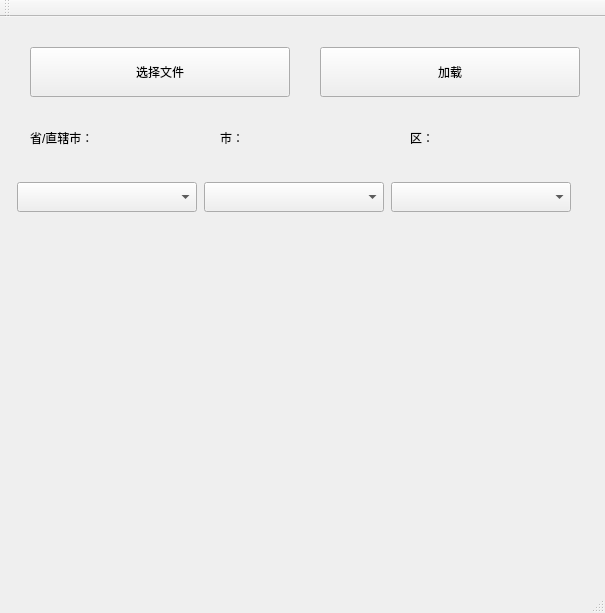
<?xml version="1.0" encoding="UTF-8"?>
<ui version="4.0">
 <class>ParseXML</class>
 <widget class="QMainWindow" name="ParseXML">
  <property name="geometry">
   <rect>
    <x>0</x>
    <y>0</y>
    <width>605</width>
    <height>613</height>
   </rect>
  </property>
  <property name="windowTitle">
   <string>ParseXML</string>
  </property>
  <widget class="QWidget" name="centralWidget">
   <widget class="QPushButton" name="btn_choose_file">
    <property name="geometry">
     <rect>
      <x>30</x>
      <y>30</y>
      <width>260</width>
      <height>50</height>
     </rect>
    </property>
    <property name="styleSheet">
     <string notr="true">font: 22pt &quot;华文隶书&quot;;</string>
    </property>
    <property name="text">
     <string>选择文件</string>
    </property>
   </widget>
   <widget class="QPushButton" name="btn_load">
    <property name="geometry">
     <rect>
      <x>320</x>
      <y>30</y>
      <width>260</width>
      <height>50</height>
     </rect>
    </property>
    <property name="styleSheet">
     <string notr="true">font: 22pt &quot;华文隶书&quot;;</string>
    </property>
    <property name="text">
     <string>加载</string>
    </property>
   </widget>
   <widget class="QLabel" name="label">
    <property name="geometry">
     <rect>
      <x>30</x>
      <y>100</y>
      <width>131</width>
      <height>41</height>
     </rect>
    </property>
    <property name="styleSheet">
     <string notr="true">font: 16pt &quot;Adobe Arabic&quot;;</string>
    </property>
    <property name="text">
     <string>省/直辖市：</string>
    </property>
   </widget>
   <widget class="QLabel" name="label_2">
    <property name="geometry">
     <rect>
      <x>220</x>
      <y>100</y>
      <width>111</width>
      <height>41</height>
     </rect>
    </property>
    <property name="styleSheet">
     <string notr="true">font: 16pt &quot;Adobe Arabic&quot;;</string>
    </property>
    <property name="text">
     <string>市：</string>
    </property>
   </widget>
   <widget class="QLabel" name="label_3">
    <property name="geometry">
     <rect>
      <x>410</x>
      <y>100</y>
      <width>111</width>
      <height>41</height>
     </rect>
    </property>
    <property name="styleSheet">
     <string notr="true">font: 16pt &quot;Adobe Arabic&quot;;</string>
    </property>
    <property name="text">
     <string>区：</string>
    </property>
   </widget>
   <widget class="QWidget" name="">
    <property name="geometry">
     <rect>
      <x>5</x>
      <y>150</y>
      <width>581</width>
      <height>61</height>
     </rect>
    </property>
    <layout class="QHBoxLayout" name="horizontalLayout">
     <item>
      <widget class="QComboBox" name="comboBox_1">
       <property name="minimumSize">
        <size>
         <width>180</width>
         <height>30</height>
        </size>
       </property>
       <property name="maximumSize">
        <size>
         <width>180</width>
         <height>30</height>
        </size>
       </property>
      </widget>
     </item>
     <item>
      <widget class="QComboBox" name="comboBox_2">
       <property name="minimumSize">
        <size>
         <width>180</width>
         <height>30</height>
        </size>
       </property>
       <property name="maximumSize">
        <size>
         <width>180</width>
         <height>30</height>
        </size>
       </property>
      </widget>
     </item>
     <item>
      <widget class="QComboBox" name="comboBox_3">
       <property name="minimumSize">
        <size>
         <width>180</width>
         <height>30</height>
        </size>
       </property>
       <property name="maximumSize">
        <size>
         <width>180</width>
         <height>30</height>
        </size>
       </property>
      </widget>
     </item>
    </layout>
   </widget>
  </widget>
  <widget class="QMenuBar" name="menuBar">
   <property name="geometry">
    <rect>
     <x>0</x>
     <y>0</y>
     <width>605</width>
     <height>26</height>
    </rect>
   </property>
  </widget>
  <widget class="QToolBar" name="mainToolBar">
   <attribute name="toolBarArea">
    <enum>TopToolBarArea</enum>
   </attribute>
   <attribute name="toolBarBreak">
    <bool>false</bool>
   </attribute>
  </widget>
  <widget class="QStatusBar" name="statusBar"/>
 </widget>
 <layoutdefault spacing="6" margin="11"/>
 <resources/>
 <connections/>
</ui>
